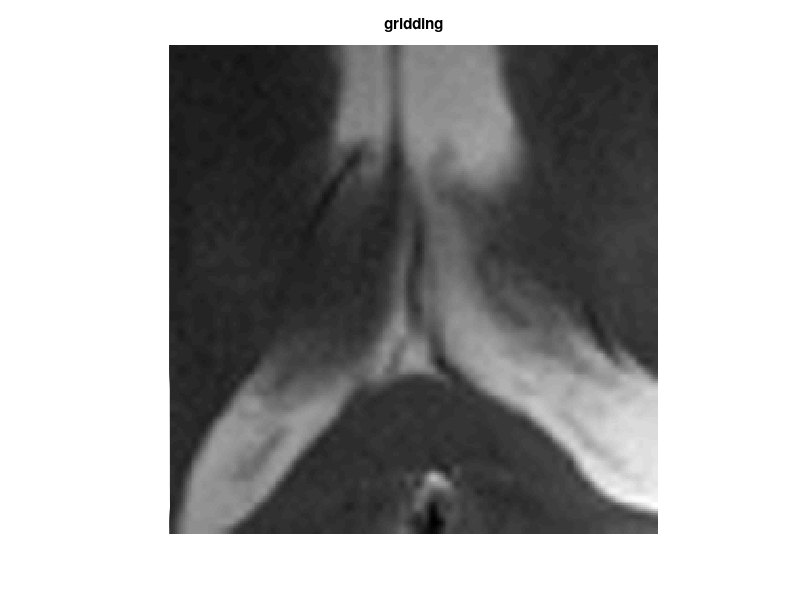

Recreate this plot in MATLAB. (Note: this script raises an error after producing the figure.)
%% testscript with operator usage
clear all; close all; clc;

%% add bin to path
addpath ../bin
addpath ../../daten
addpath(genpath('./GRIDDING3D'));

%% Load data
load img_brain_4ch;
trimmed_size = 64;
img = img(128-trimmed_size/2+1:128+trimmed_size/2,128-trimmed_size/2+1:128+trimmed_size/2,:);
img_a = repmat(img(:,:,1),[1 1 trimmed_size]);
%img_a = padarray(img(:,:,1),[0 0 trimmed_size/2]);

size(img_a)
figure, imshow(imresize(abs(img_a(:,:,1)),4),[]), title('gridding');

[nPE,nFE,nCh]=size(img_a);

%% Generate 96 radial projections rawdata
numSpokes = 96;

% Trajectory
theta=linspace(0,pi-pi/numSpokes,numSpokes);
rho=linspace(-0.5,0.5,nPE*2)';
k=rho*exp(-j*theta);

%% generate Fourier sampling operator
%FT = GRIDDING3D(k, 1, 1, 0, [nPE,nFE], 2);
k_traj = [real(k(:))'; imag(k(:))';zeros(1,length(k(:)))];
imwidth = nPE;
osf = 2;
wg = 3;
sw = 8;
w = ones(1,length(k(:)));
FT = gridding3D(k_traj,w,imwidth,osf,wg,sw,'deappo');

%% generate radial data
dataRadial = FT*img_a;
%% density compensation
w = abs(rho);
w = repmat(w, [1, numSpokes,1]);
dataRadial_dc = dataRadial.*w(:);
%% recon
%no density compnesation
imgRegrid_kb = FT'*dataRadial;
%density compensated
imgRegrid_kb_dc = FT'*dataRadial_dc;

%% show results
figure, imshow(imresize(abs((imgRegrid_kb(:,:,1))),5),[]), title('gridding');
figure, imshow(imresize(abs((imgRegrid_kb_dc(:,:,1))),5),[]), title('gridding dc');

%% show results shifted
imgRegrid_kb_sh = fftshift(imgRegrid_kb);
imgRegrid_kb_dc_sh = fftshift(imgRegrid_kb_dc);

figure, imshow(imresize(abs((imgRegrid_kb_sh(:,:,1))),4),[]), title('gridding');
figure, imshow(imresize(abs((imgRegrid_kb_dc_sh(:,:,1))),4),[]), title('gridding dc');
